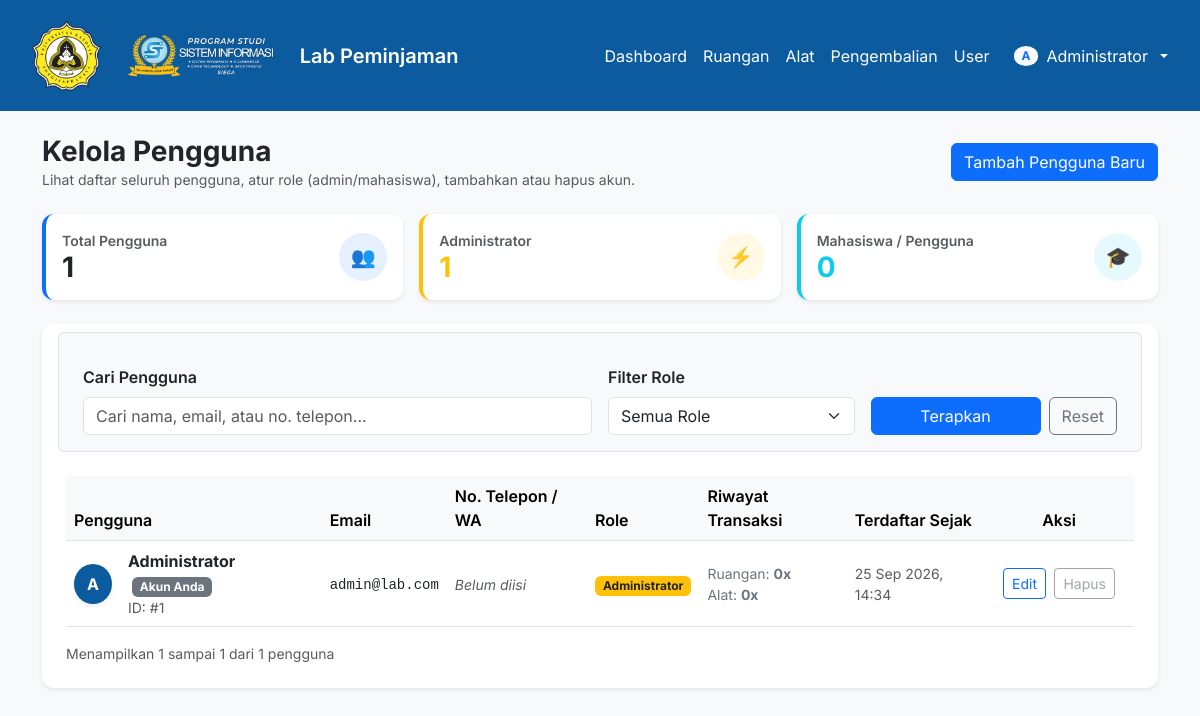
Page /admin/kelola_user.php (signed in) on the committed database.
### tables this page shows
CREATE TABLE users (
    id INT AUTO_INCREMENT PRIMARY KEY,
    name VARCHAR(255) NOT NULL,
    email VARCHAR(255) NOT NULL UNIQUE,
    password VARCHAR(255) NOT NULL,
    role ENUM('user', 'admin') NOT NULL DEFAULT 'user',
    phone VARCHAR(20) NULL,
    created_at TIMESTAMP DEFAULT CURRENT_TIMESTAMP,
    updated_at TIMESTAMP DEFAULT CURRENT_TIMESTAMP ON UPDATE CURRENT_TIMESTAMP
);

### admin/kelola_user.php (the view, shortened to what this page needs)
<?php
require_once __DIR__ . '/../config/database.php';
$current_admin_id = (int)$_SESSION['user_id'];
$total_users_count = (int)$pdo->query("SELECT COUNT(*) FROM users")->fetchColumn();
$total_admin_count = (int)$pdo->query("SELECT COUNT(*) FROM users WHERE role = 'admin'")->fetchColumn();
$total_student_count = (int)$pdo->query("SELECT COUNT(*) FROM users WHERE role = 'user'")->fetchColumn();
$search_query = trim($_GET['search'] ?? '');
$where_clauses = [];
$params = [];
$where_sql = count($where_clauses) > 0 ? "WHERE " . implode(" AND ", $where_clauses) : "";
$limit = 10;
$page = isset($_GET['page']) ? max(1, (int)$_GET['page']) : 1;
$offset = ($page - 1) * $limit;
$stmt_count = $pdo->prepare("SELECT COUNT(*) FROM users $where_sql");
$stmt_count->execute($params);
$total_records = (int)$stmt_count->fetchColumn();
$query = "
    SELECT u.*,
        (SELECT COUNT(*) FROM room_bookings rb WHERE rb.user_id = u.id) as total_room_bookings,
        (SELECT COUNT(*) FROM tool_bookings tb WHERE tb.user_id = u.id) as total_tool_bookings
    FROM users u
    $where_sql
    ORDER BY u.created_at DESC
    LIMIT $limit OFFSET $offset
";
$stmt_users = $pdo->prepare($query);
$stmt_users->execute($params);
$users = $stmt_users->fetchAll(PDO::FETCH_ASSOC);
require_once __DIR__ . '/../includes/header.php';
?>
<div class="d-flex flex-column flex-md-row justify-content-between align-items-md-center mb-4 gap-2">
    <div>
        <h3 class="m-0 fw-bold">Kelola Pengguna</h3>
        <p class="text-muted mb-0 small">Lihat daftar seluruh pengguna, atur role (admin/mahasiswa), tambahkan atau hapus akun.</p>
    </div>
    <div>
        <button type="button" class="btn btn-primary" data-bs-toggle="modal" data-bs-target="#addUserModal">
            Tambah Pengguna Baru
        </button>
    </div>
</div>
<div class="row g-3 mb-4">
    <div class="col-md-4">
        <div class="card shadow-sm border-0 border-start border-primary border-4 p-3 bg-white">
            <div class="d-flex justify-content-between align-items-center">
                <div>
                    <div class="text-muted small fw-semibold">Total Pengguna</div>
                    <h3 class="fw-bold mb-0 text-dark"><?= $total_users_count ?></h3>
                </div>
                <div class="bg-primary bg-opacity-10 text-primary rounded-circle p-3 d-flex align-items-center justify-content-center" style="width: 48px; height: 48px;">
                    <span class="fw-bold fs-5">👥</span>
                </div>
            </div>
        </div>
    </div>
    <div class="col-md-4">
        <div class="card shadow-sm border-0 border-start border-warning border-4 p-3 bg-white">
            <div class="d-flex justify-content-between align-items-center">
                <div>
                    <div class="text-muted small fw-semibold">Administrator</div>
                    <h3 class="fw-bold mb-0 text-warning"><?= $total_admin_count ?></h3>
                </div>
                <div class="bg-warning bg-opacity-10 text-warning rounded-circle p-3 d-flex align-items-center justify-content-center" style="width: 48px; height: 48px;">
                    <span class="fw-bold fs-5">⚡</span>
                </div>
            </div>
        </div>
    </div>
    <div class="col-md-4">
        <div class="card shadow-sm border-0 border-start border-info border-4 p-3 bg-white">
            <div class="d-flex justify-content-between align-items-center">
                <div>
                    <div class="text-muted small fw-semibold">Mahasiswa / Pengguna</div>
                    <h3 class="fw-bold mb-0 text-info"><?= $total_student_count ?></h3>
                </div>
                <div class="bg-info bg-opacity-10 text-info rounded-circle p-3 d-flex align-items-center justify-content-center" style="width: 48px; height: 48px;">
                    <span class="fw-bold fs-5">🎓</span>
                </div>
            </div>
        </div>
    </div>
</div>
<div class="card shadow-sm border-0 p-4 mb-5">
    <form method="GET" action="" class="row g-3 mb-4 bg-light p-3 rounded border">
        <div class="col-md-6">
            <label class="form-label fw-semibold">Cari Pengguna</label>
            <input type="text" name="search" class="form-control" placeholder="Cari nama, email, atau no. telepon..." value="<?= htmlspecialchars($search_query) ?>">
        </div>
        <div class="col-md-3">
            <label class="form-label fw-semibold">Filter Role</label>
            <select name="role" class="form-select">
                <option value="">Semua Role</option>
            </select>
        </div>
        <div class="col-md-3 d-flex align-items-end">
            <button type="submit" class="btn btn-primary w-100 me-2">Terapkan</button>
            <a href="kelola_user.php" class="btn btn-outline-secondary">Reset</a>
        </div>
    </form>
    <div class="table-responsive">
        <table class="table table-hover align-middle">
            <thead class="table-light">
                <tr>
                    <th>Pengguna</th>
                    <th>Email</th>
                    <th>No. Telepon / WA</th>
                    <th>Role</th>
                    <th>Riwayat Transaksi</th>
                    <th>Terdaftar Sejak</th>
                    <th style="width: 150px;" class="text-center">Aksi</th>
                </tr>
            </thead>
            <tbody>
                <?php if (count($users) === 0): ?>
                    <tr>
                        <td colspan="7" class="text-center py-4 text-muted">
                            Tidak ada data pengguna yang sesuai dengan pencarian atau filter.
                        </td>
                    </tr>
                <?php else: ?>
                    <?php foreach ($users as $u):
                        $is_self = ((int)$u['id'] === $current_admin_id);
                        $initial = strtoupper(substr($u['name'], 0, 1));
                    ?>
                    <tr>
                        <td>
                            <div class="d-flex align-items-center gap-3">
                                <div class="rounded-circle d-flex align-items-center justify-content-center text-white fw-bold shadow-sm"
                                     style="width: 40px; height: 40px; background-color: <?= $u['role'] === 'admin' ? '#0b5b9e' : '#6c757d' ?>;">
                                    <?= $initial ?>
                                </div>
                                <div>
                                    <div class="fw-bold text-dark">
                                        <?= htmlspecialchars($u['name']) ?>
                                        <?php if ($is_self): ?>
                                            <span class="badge bg-secondary ms-1 small">Akun Anda</span>
                                        <?php endif; ?>
                                    </div>
                                    <div class="text-muted small">ID: #<?= $u['id'] ?></div>
                                </div>
                            </div>
                        </td>
                        <td>
                            <span class="font-monospace small"><?= htmlspecialchars($u['email']) ?></span>
                        </td>
                        <td>
                            <?php if (!empty($u['phone'])): ?>
                                <span class="fw-semibold text-dark"><?= htmlspecialchars($u['phone']) ?></span>
                            <?php else: ?>
                                <span class="text-muted small fst-italic">Belum diisi</span>
                            <?php endif; ?>
                        </td>
                        <td>
                            <?php if ($u['role'] === 'admin'): ?>
                                <span class="badge bg-warning text-dark px-2 py-1">Administrator</span>
                            <?php else: ?>
                                <span class="badge bg-primary px-2 py-1">Mahasiswa</span>
                            <?php endif; ?>
                        </td>
                        <td>
                            <div class="small text-secondary">
                                <div>Ruangan: <strong><?= $u['total_room_bookings'] ?>x</strong></div>
                                <div>Alat: <strong><?= $u['total_tool_bookings'] ?>x</strong></div>
                            </div>
                        </td>
                        <td class="small text-muted">
                            <?= date('d M Y, H:i', strtotime($u['created_at'])) ?>
                        </td>
                        <td class="text-center">
                            <button type="button" class="btn btn-sm btn-outline-primary me-1"
                                    data-bs-toggle="modal"
                                    data-bs-target="#editUserModal<?= $u['id'] ?>"
                                    title="Ubah Data & Role">
                                Edit
                            </button>
                            <?php if ($is_self): ?>
                                <button type="button" class="btn btn-sm btn-outline-secondary disabled" title="Anda tidak dapat menghapus akun Anda sendiri">
                                    Hapus
                                </button>
                            <?php endif; ?>
                        </td>
                    </tr>
                    <?php endforeach; ?>
                <?php endif; ?>
            </tbody>
        </table>
        <div class="d-flex flex-wrap justify-content-between align-items-center gap-2 mt-3">
            <?php
                $start_record = ($total_records > 0) ? $offset + 1 : 0;
                $end_record = min($offset + $limit, $total_records);
            ?>
            <div class="text-muted small">
                Menampilkan <?= $start_record ?> sampai <?= $end_record ?> dari <?= $total_records ?> pengguna
            </div>
        </div>
    </div>
</div>
<?php require_once __DIR__ . '/../includes/footer.php'; ?>

### includes/header.php (shortened to what this page needs)
<!DOCTYPE html>
<html lang="id">
<head>
    <link href="https://cdn.jsdelivr.net/npm/bootstrap@5.3.0/dist/css/bootstrap.min.css" rel="stylesheet">
    <link href="<?= BASE_URL ?>/assets/css/style.css?v=<?= file_exists(__DIR__ . '/../assets/css/style.css') ? filemtime(__DIR__ . '/../assets/css/style.css') : time() ?>" rel="stylesheet">
</head>
<body>
<nav class="navbar navbar-expand-lg navbar-dark mb-4" style="background-color: #0b5b9e; position: relative; z-index: 1040;">
    <div class="container-fluid px-4">
        <a class="navbar-brand d-flex align-items-center flex-wrap" href="<?= BASE_URL ?>/">
            <img src="<?= BASE_URL ?>/assets/images/logo_unika.png" alt="Logo Unika" height="85" class="me-3 d-none d-md-inline">
            <img src="<?= BASE_URL ?>/assets/images/logo_siega.png" alt="Logo Siega" height="85" class="me-3 d-none d-md-inline">
            <span class="ms-1 ms-md-2 fw-semibold" style="font-size: clamp(1rem, 3vw, 1.25rem);">Lab Peminjaman</span>
        </a>
        <div class="collapse navbar-collapse" id="navbarNav">
            <ul class="navbar-nav ms-auto">
                <?php if (isset($_SESSION['user_id'])): ?>
                    <?php if ($_SESSION['role'] === 'admin'): ?>
                        <li class="nav-item"><a class="nav-link text-white" href="<?= BASE_URL ?>/admin/dashboard.php">Dashboard</a></li>
                        <li class="nav-item"><a class="nav-link text-white" href="<?= BASE_URL ?>/admin/kelola_ruangan.php">Ruangan</a></li>
                        <li class="nav-item"><a class="nav-link text-white" href="<?= BASE_URL ?>/admin/kelola_alat.php">Alat</a></li>
                        <li class="nav-item"><a class="nav-link text-white" href="<?= BASE_URL ?>/admin/pengembalian_alat.php">Pengembalian</a></li>
                        <li class="nav-item"><a class="nav-link text-white" href="<?= BASE_URL ?>/admin/kelola_user.php">User</a></li>
                    <?php endif; ?>
                    <li class="nav-item dropdown ms-lg-2">
                        <a class="nav-link text-white dropdown-toggle d-flex align-items-center gap-2" href="#" id="userMenuDropdown" role="button" data-bs-toggle="dropdown" aria-expanded="false">
                            <span class="badge bg-light text-primary rounded-circle px-2 py-1 fw-bold"><?= strtoupper(substr($_SESSION['name'] ?? 'U', 0, 1)) ?></span>
                            <span><?= htmlspecialchars($_SESSION['name']) ?></span>
                        </a>
                    </li>
                <?php else: ?>
                    <li class="nav-item"><a class="nav-link text-white" href="<?= BASE_URL ?>/auth/login.php">Login</a></li>
                <?php endif; ?>
            </ul>
        </div>
    </div>
</nav>
<div class="container">

### includes/footer.php (shortened to what this page needs)
</div>
</body>
</html>

### assets/css/style.css (style rules this page uses)
body { font-family: 'Inter', sans-serif; background-color: #f8f9fa; }
.card { border: none; border-radius: 12px; box-shadow: 0 4px 6px rgba(0,0,0,0.05); }
.navbar { position: relative; z-index: 1040; }
.table th { font-weight: 600; }
.btn { transition: transform 0.1s ease-in-out, box-shadow 0.1s ease-in-out; }

### rows in the picture
users: name "A", name "Administrator", shows "Akun Anda", id "1", email "admin@lab.com", shows "Belum diisi", role "Administrator", total_room_bookings "0", total_tool_bookings "0", created_at "25 Sep 2026, 14:34", shows "Hapus"

### other values in the picture
substr($_SESSION['name'] ?? 'U', 0, 1) "A"
$_SESSION['name'] "Administrator"
$total_users_count "1"
$total_admin_count "1"
$total_student_count "0"
$start_record "1"
$end_record "1"
$total_records "1"
